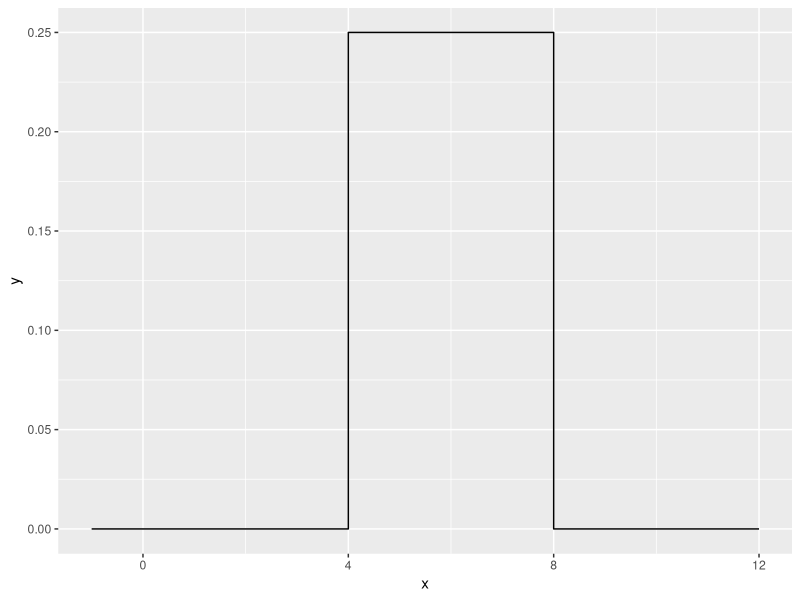
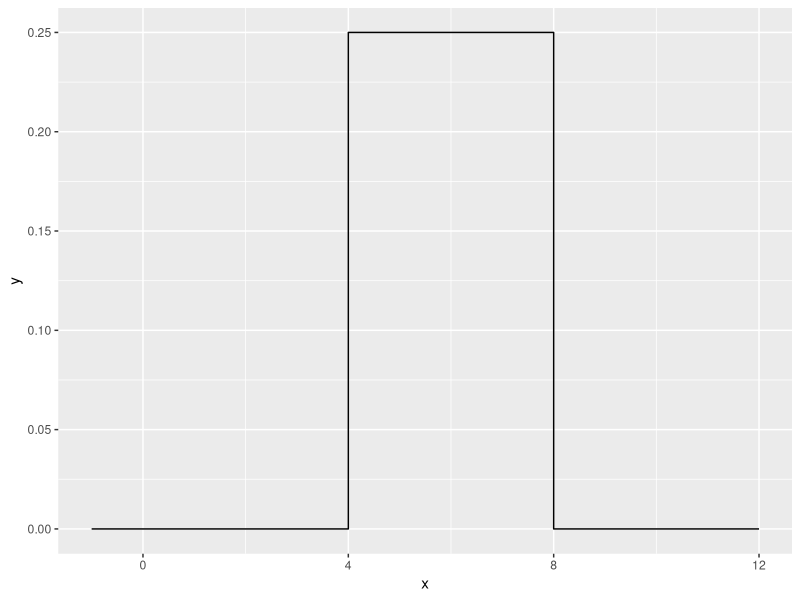
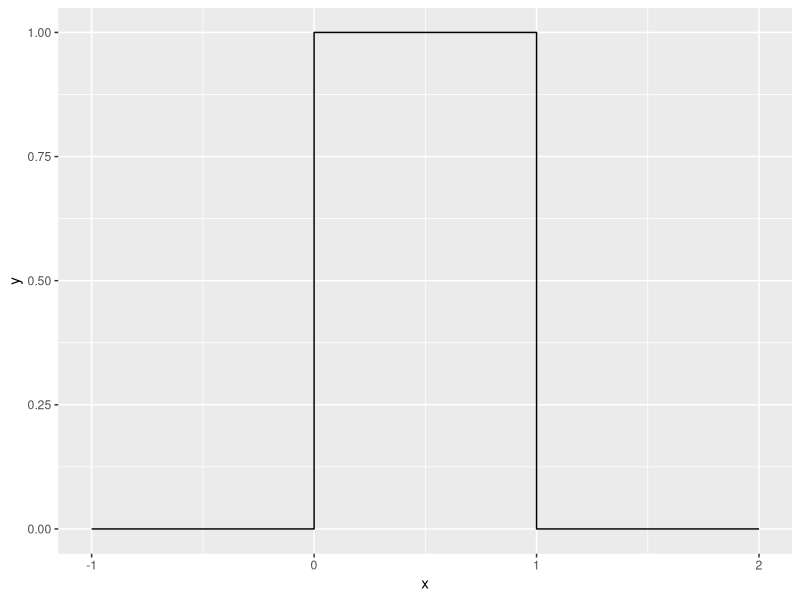

These charts were generated, in order, by the following R code:
## ---- chunk 1
library(tidyverse)
## ---- chunk 2
prob1a.fun <- function(a, b){
  return(b*a)
}
## ---- chunk 3
prob1a.fun(5,4)
e <- prob1a.fun(5, 4)
ifelse(e==20, "Correct Answer Obtained", "Incorrect Answer Obtained")
## ---- chunk 4
prob1c.fun <- function(a, b){
  if(b<a){return(b*a)
    }else if(b>=a){return(b-a)}
}
## ---- chunk 5
prob1c.fun(5,4)
prob1c.fun(4,5)
## ---- chunk 6
duniform <- function(x, a, b){
  if(x<a){return(0)
  }else if(x<b){return(1/(b-a))
      }else if(b<x){return(0)}
}
duniform(3, 2, 4)
duniform(1, 2, 4)
duniform(5, 2, 4)
## ---- chunk 7
duniform <- function(x, a, b){
  output <- numeric(length(x))
  for(i in 1:length(x)){
  if(x[i]<a){output[i]<-0
  }else if(x[i]<b){output[i]<-1/(b-a)
      }else if(b<x[i]){output[i]<-0}
  }
  return(output)}
## ---- chunk 8
        data.frame( x=seq(-1, 12, by=.001) ) %>%
          mutate( y = duniform(x, 4, 8) ) %>%
          ggplot( aes(x=x, y=y) ) +
          geom_step()
## ---- chunk 9
microbenchmark::microbenchmark( duniform( seq(-4,12,by=.0001), 4, 8), times=100)
## ---- chunk 10
duniform2 <- function(x, a, b){
  ifelse(a<x & x<b, output<-1/(b-a), output<-0)
}

data.frame( x=seq(-1, 12, by=.001) ) %>%
      mutate( y = duniform(x, 4, 8) ) %>%
      ggplot( aes(x=x, y=y) ) +
       geom_step()

microbenchmark::microbenchmark( duniform( seq(-4,12,by=.0001), 4, 8), times=100)
## ---- chunk 11
duniform <- function(x, a=0, b=1){
  output <- numeric(length(x))
  for(i in 1:length(x)){
  if(x[i]<a){output[i]<-0
  }else if(x[i]<b){output[i]<-1/(b-a)
      }else if(b<x[i]){output[i]<-0}
  }
  return(output)}
## ---- chunk 12
        data.frame( x=seq(-1, 2, by=.001) ) %>%
          mutate( y = duniform(x) ) %>%
          ggplot( aes(x=x, y=y) ) +
          geom_step()
## ---- chunk 13
FizzBuzz <- function(x){
  
  output <- numeric(length(x))
  
  for(i in 1:length(x)){
  if(x[i]%%3==0 & x[i]%%5==0){output[i] <- 'FizzBuzz'
  }else  if(x[i]%%3==0){output[i] <- 'Fizz'
  }else if(x[i]%%5==0){output[i]<- 'Buzz'
  }else {output[i] <- i}
  }
    return(output)
  }
## ---- chunk 14
x <- c(1:50)
FizzBuzz(x)
